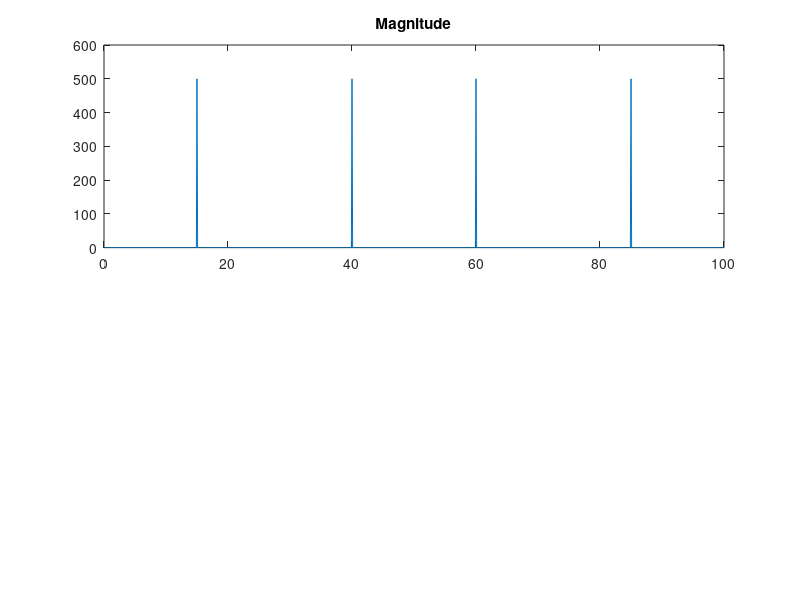

Recreate this plot in MATLAB. (Note: this script raises an error after producing the figure.)
t = 0:1/100:10-1/100;                     % Time vector
x = sin(2*pi*15*t) + sin(2*pi*40*t);      % Signal

y = fft(x);                               % Compute DFT of x
m = abs(y);                               % Magnitude
y(m<1e-6) = 0;
p = unwrap(angle(y));                     % Phase

f = (0:length(y)-1)*100/length(y);        % Frequency vector

subplot(2,1,1)
plot(f,m)
title('Magnitude')
ax = gca;
ax.XTick = [15 40 60 85];

subplot(2,1,2)
plot(f,p*180/pi)
title('Phase')
ax = gca;
ax.XTick = [15 40 60 85];

n = 512;
y = fft(x,n);
m = abs(y);
p = unwrap(angle(y));
f = (0:length(y)-1)*100/length(y);

subplot(2,1,1)
plot(f,m)
title('Magnitude')
ax = gca;
ax.XTick = [15 40 60 85];

subplot(2,1,2)
plot(f,p*180/pi)
title('Phase')
ax = gca;
ax.XTick = [15 40 60 85];